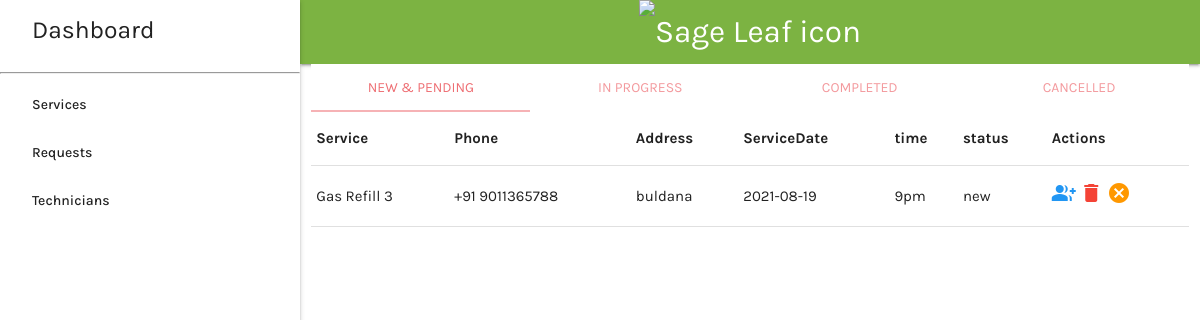
The page /adminurl/requests on the database its author committed.
### mainApp/models.py (models this page shows)
class RServices(models.Model):
    MainService = models.ForeignKey(
        M_SubServices, null=True, default=1, on_delete=models.SET_DEFAULT)
    user = models.ForeignKey(
        User, null=True, default=1, on_delete=models.SET_DEFAULT)
    phone = models.CharField(max_length=1000)
    address = models.TextField()
    location = models.TextField()
    ServiceDate = models.CharField(max_length=1000)
    time = models.CharField(max_length=1000)
    status = models.CharField(max_length=1000)
    uploaded_at = models.DateTimeField(auto_now_add=True)

class M_SubServices(models.Model):
    MainService = models.ForeignKey(
        M_Services, null=True, default=1, on_delete=models.SET_DEFAULT)
    title = models.CharField(max_length=1000)
    description = models.TextField()
    shortdescription = models.CharField(max_length=1000)
    status = models.CharField(max_length=1000)
    icon = models.ImageField(upload_to='images/')
    uploaded_at = models.DateTimeField(auto_now_add=True)
    def __str__(self):
        return self.title

### mainApp/views.py (the view)
# urls.py: path('adminurl/requests', views.adminRequests, name="adminRequests"),
def adminRequests(request):
    newRequests = RServices.objects.filter(status="new")
    return render(request, 'adminPanel/Srequests/requests.html', {'newRequests': newRequests})

### mainApp/templates/adminPanel/Srequests/requests.html (shortened to what this page needs)
{% extends 'adminBase.html' %} {% block content %}
<div class="row">
  <div class="col s12">
    <ul class="tabs">
      <li class="tab col s3">
        <a class="active" href="#newPendingRequests">New & Pending</a>
      </li>
      <li class="tab col s3">
        <a href="#InProgress">In Progress</a>
      </li>
      <li class="tab col s3"><a href="#Completed">Completed</a></li>
      <li class="tab col s3"><a href="#Cancelled">Cancelled</a></li>
    </ul>
  </div>
  <div id="newPendingRequests" class="col s12">
    {% include 'adminPanel/Srequests/newRequests.html' %}
  </div>
</div>
{% endblock %}

### mainApp/templates/adminPanel/Srequests/newRequests.html
<table>
  <thead>
    <tr>
      <th>Service</th>
      <th>Phone</th>
      <th>Address</th>
      <th>ServiceDate</th>
      <th>time</th>
      <th>status</th>
      <th>Actions</th>
    </tr>
  </thead>
  {% if newRequests %}
  <tbody>
    {% for req in newRequests %}
    <tr>
      <td>{{req.MainService}}</td>
      <td>{{req.phone}}</td>
      <td>{{req.address}}</td>
      <td>{{req.ServiceDate}}</td>
      <td>{{req.time}}</td>
      <td>{{req.status}}</td>
      <td>
        <i class="material-icons blue-text">group_add</i>
        <i class="material-icons red-text">delete</i>
        <i class="material-icons orange-text">cancel</i>
      </td>
    </tr>
    {% endfor %}
  </tbody>
  {% else %}
  <p>No Data Found.</p>
  {% endif %}
</table>

### mainApp/static/adminPanel/style.css (style rules this page uses)
body { font-family: Karla; }

### rows shown on the page
RServices: MainService "Gas Refill 3", phone "+91 9011365788", address "buldana", ServiceDate "2021-08-19", time "9pm", status "new"
